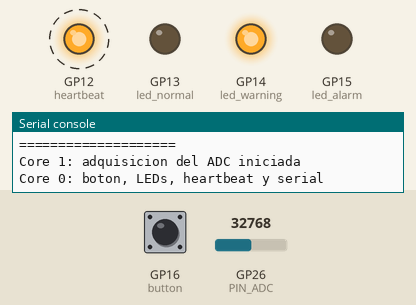
Recording of a program running on a simulated Raspberry Pi Pico running MicroPython. Shown: output pins drawn as LEDs (lit = HIGH), the last lines printed to the serial console. Dashed ring = blinking. The test bench sets the inputs (shaded band); at power-on: GP26 (PIN_ADC) = 32768, GP16 (button) HIGH (analog values on the 0–65535 scale). Threads take turns every 2 ms.

Above: at 0.9 s.
1.3 s: GP26 (PIN_ADC) set to 31936
At 1.71 s:
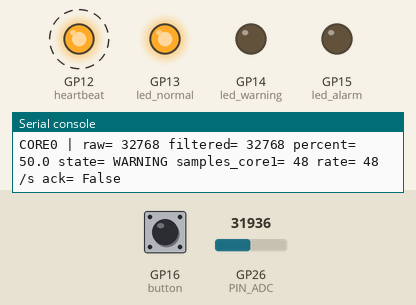
4.3 s: GP26 (PIN_ADC) set to 57670
At 4.71 s:
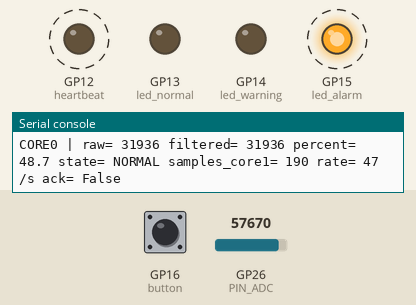
7.3 s: GP16 (button) pulled LOW for 0.15 s
At 7.72 s:
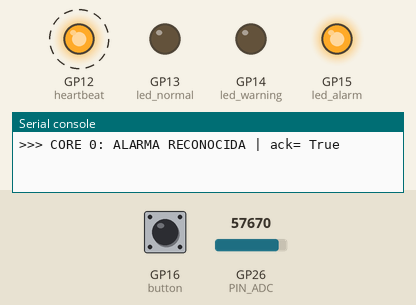
10.3 s: GP26 (PIN_ADC) set to 45874
At 10.73 s:
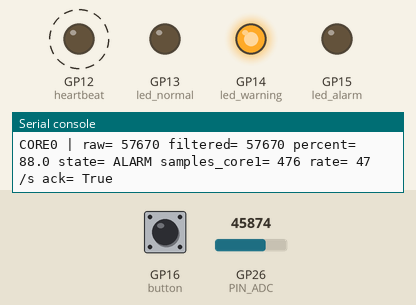
16.3 s: GP26 (PIN_ADC) set to 0
At 16.75 s:
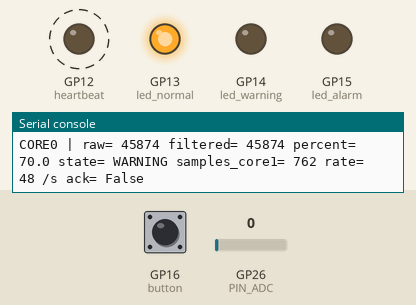
Timing chart, 0 to 20.3 s (numbered marks = the images above; inputs shaded):
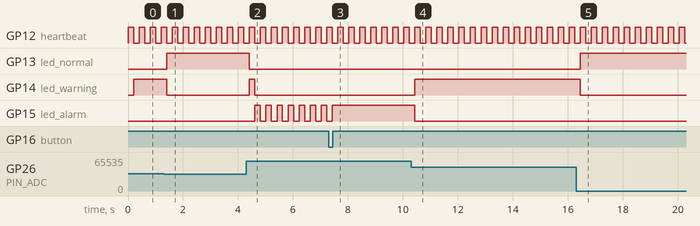

The program:

main_dualcore_physical.py
```python
# =========================================================================
#  CHALLENGE 08 - Dual-core real con _thread (Pico fisica)
#  Sesion 08: Procesamiento multihilo / dual-core
#  Axel Garcia Arellano
#
#  Core 1 (hilo nuevo) : tarea critica -> lee ADC, filtra y clasifica
#  Core 0 (programa)   : boton, LEDs, heartbeat y serial
#  Los datos que comparten ambos nucleos viven en "shared" y siempre se
#  leen/escriben con el lock tomado, para que nunca se mezclen a medias.
#  Mismos pines, umbrales y formato serial que main_wokwi.py.
# =========================================================================

from machine import Pin, ADC
from time import ticks_ms, ticks_diff, ticks_add, sleep_ms
import _thread

# ---------------- Pines ----------------
PIN_ADC = 26            # GP26 / ADC0 - potenciometro
PIN_LED_NORMAL = 13     # LED verde
PIN_LED_WARNING = 14    # LED amarillo
PIN_LED_ALARM = 15      # LED rojo
PIN_HEARTBEAT = 12      # LED azul
PIN_BUTTON = 16         # boton a GND (PULL_UP: libre = 1, presionado = 0)

# ---------------- Umbrales (% de la senal filtrada) ----------------
ADC_MAX = 65535         # read_u16() entrega de 0 a 65535
WARNING_PCT = 50        # 50 % a 74.9 % -> WARNING
ALARM_PCT = 75          # 75 % o mas    -> ALARM

# ---------------- Filtro ----------------
FILTER_SIZE = 8         # muestras del promedio movil (8 x 20 ms = 160 ms)

# ---------------- Periodos de las tareas (ms) ----------------
SENSOR_PERIOD_MS = 20   # Core 1: 50 Hz
BUTTON_PERIOD_MS = 50   # Core 0: 20 Hz
UI_PERIOD_MS = 200      # Core 0: 5 Hz (heartbeat y parpadeo de alarma)
LOG_PERIOD_MS = 1000    # Core 0: 1 Hz
IDLE_MS = 2             # pausa minima de cada loop

# ---------------- Hardware ----------------
adc = ADC(Pin(PIN_ADC))
led_normal = Pin(PIN_LED_NORMAL, Pin.OUT, value=0)
led_warning = Pin(PIN_LED_WARNING, Pin.OUT, value=0)
led_alarm = Pin(PIN_LED_ALARM, Pin.OUT, value=0)
heartbeat = Pin(PIN_HEARTBEAT, Pin.OUT, value=0)
button = Pin(PIN_BUTTON, Pin.IN, Pin.PULL_UP)

# ---------------- Datos compartidos entre nucleos ----------------
lock = _thread.allocate_lock()
shared = {
    "raw": 0,
    "filtered": 0,
    "percent": 0.0,
    "state": "INIT",
    "samples": 0,
    "ack": False,
    "running": True,    # Core 0 lo pone en False para detener el Core 1
    "error": None,      # Core 1 guarda aqui el error si su hilo falla
}

# ---------------- Variables solo del Core 0 ----------------
alarm_blink = False
last_button = 1
last_logged_count = 0


# Regresa True cuando ya llego (o paso) el tiempo objetivo
def due(now, target):
    return ticks_diff(now, target) >= 0


# Promedio movil: entra la lectura nueva y sale la mas vieja
def moving_average(window, raw):
    window.append(raw)
    if len(window) > FILTER_SIZE:
        window.pop(0)
    return sum(window) // len(window)


def to_percent(raw):
    return raw * 100 / ADC_MAX


def classify(percent):
    if percent >= ALARM_PCT:
        return "ALARM"
    elif percent >= WARNING_PCT:
        return "WARNING"
    else:
        return "NORMAL"


# ---------------- CORE 1: sensor critico ----------------
def sensor_core():
    try:
        sensor_loop()
    except Exception as e:
        # Sin esto el hilo moriria en silencio y el Core 0 se quedaria en INIT
        print("SENSOR_CORE ERROR:", repr(e))
        with lock:
            shared["error"] = repr(e)


def sensor_loop():
    window = []         # el filtro vive solo en el Core 1, no necesita lock
    next_sample = ticks_ms()

    while True:
        now = ticks_ms()
        if due(now, next_sample):
            next_sample = ticks_add(now, SENSOR_PERIOD_MS)

            # Lectura y calculo fuera del lock: el Core 0 no espera por esto
            raw = adc.read_u16()
            filtered = moving_average(window, raw)
            percent = to_percent(filtered)
            state = classify(percent)

            with lock:
                if not shared["running"]:
                    break
                shared["raw"] = raw
                shared["filtered"] = filtered
                shared["percent"] = percent
                shared["state"] = state
                shared["samples"] += 1
                # Si la condicion de alarma desaparece, el ACK se borra
                if state != "ALARM":
                    shared["ack"] = False

        sleep_ms(IDLE_MS)


# ---------------- CORE 0: tareas de interfaz ----------------
# Copia de los datos compartidos tomada de una sola vez con el lock
def read_shared():
    with lock:
        return (shared["raw"], shared["filtered"], shared["percent"],
                shared["state"], shared["samples"], shared["ack"],
                shared["error"])


def button_task():
    global last_button, last_logged_count

    current = button.value()

    # Solo cuenta una pulsacion nueva (flanco 1 -> 0)
    if last_button == 1 and current == 0:
        with lock:
            in_alarm = shared["state"] == "ALARM"
            if in_alarm:
                shared["ack"] = True
            else:
                shared["samples"] = 0
        if in_alarm:
            print(">>> CORE 0: ALARMA RECONOCIDA | ack= True")
        else:
            last_logged_count = 0
            print(">>> CORE 0: sin ALARM, contador de muestras reiniciado")

    last_button = current


def set_state_leds(normal, warning, alarm):
    led_normal.value(normal)
    led_warning.value(warning)
    led_alarm.value(alarm)


def ui_task():
    global alarm_blink

    _, _, _, state, _, ack, _ = read_shared()
    heartbeat.toggle()

    if state == "NORMAL":
        set_state_leds(1, 0, 0)
    elif state == "WARNING":
        set_state_leds(0, 1, 0)
    elif state == "ALARM":
        # Sin ACK el rojo parpadea; con ACK queda fijo
        alarm_blink = not alarm_blink
        set_state_leds(0, 0, 1 if ack else alarm_blink)


def log_task():
    global last_logged_count

    raw, filtered, percent, state, samples, ack, error = read_shared()
    if error:
        print("SENSOR_CORE ERROR | Core 1 detenido:", error)
        return

    rate = samples - last_logged_count
    last_logged_count = samples
    print("CORE0 | raw=", raw,
          "filtered=", filtered,
          "percent=", round(percent, 1),
          "state=", state,
          "samples_core1=", samples,
          "rate=", rate, "/s",
          "ack=", ack)


# ---------------- CORE 0: loop principal ----------------
# Sus variables son locales a proposito: en el RP2040/RP2350 no hay GIL, y
# si el Core 0 crea globales nuevas mientras el Core 1 busca una (por ejemplo
# to_percent), el diccionario de globales se reorganiza y el Core 1 puede
# recibir un NameError falso. Despues de lanzar el hilo no se crean globales.
def main():
    print("CHALLENGE 08 - Dual-core real con _thread (Pico fisica)")
    print("Umbrales: WARNING >=", WARNING_PCT, "% | ALARM >=", ALARM_PCT, "%")
    print("Filtro: promedio movil de", FILTER_SIZE, "muestras cada", SENSOR_PERIOD_MS, "ms")
    print("Boton: en ALARM = ACK | fuera de ALARM = reset del contador")
    print(20 * "=")

    _thread.start_new_thread(sensor_core, ())
    print("Core 1: adquisicion del ADC iniciada")
    print("Core 0: boton, LEDs, heartbeat y serial")

    now = ticks_ms()
    next_button = now
    next_ui = now
    next_log = ticks_add(now, LOG_PERIOD_MS)

    try:
        while True:
            now = ticks_ms()

            if due(now, next_button):
                button_task()
                next_button = ticks_add(now, BUTTON_PERIOD_MS)

            if due(now, next_ui):
                ui_task()
                next_ui = ticks_add(now, UI_PERIOD_MS)

            if due(now, next_log):
                log_task()
                next_log = ticks_add(now, LOG_PERIOD_MS)

            sleep_ms(IDLE_MS)
    finally:
        # Al detener (Ctrl-C) se avisa al Core 1 que termine y se apagan los LEDs
        with lock:
            shared["running"] = False
        sleep_ms(50)    # tiempo para que el Core 1 vea la bandera y salga
        set_state_leds(0, 0, 0)
        heartbeat.value(0)
        print("\n[FIN] Core 1 detenido, LEDs apagados")


main()
```

Measured:
- the behaviour switches between 32768 and 32752 on GP26 (PIN_ADC) (found by bisection; images 0 and 1)
- after the input at 1.3 s, GP13 (led_normal): LOW → HIGH after 0.11 s; GP14 (led_warning): HIGH → LOW after 0.11 s
- after the input at 4.3 s, GP13 (led_normal): HIGH → LOW after 0.12 s; GP14 (led_warning): LOW → HIGH after 0.12 s, → LOW 0.20 s later; GP15 (led_alarm): alternates HIGH for 0.20 s and LOW for 0.20 s, starting after 0.32 s
- after the input at 7.3 s, GP15 (led_alarm): goes on until 7.4 s, then stays HIGH
- after the input at 10.3 s, GP14 (led_warning): LOW → HIGH after 0.14 s; GP15 (led_alarm): HIGH → LOW after 0.14 s
- after the input at 16.3 s, GP13 (led_normal): LOW → HIGH after 0.15 s; GP14 (led_warning): HIGH → LOW after 0.15 s
- by itself, GP12 (heartbeat): alternates HIGH for 0.20 s and LOW for 0.20 s
